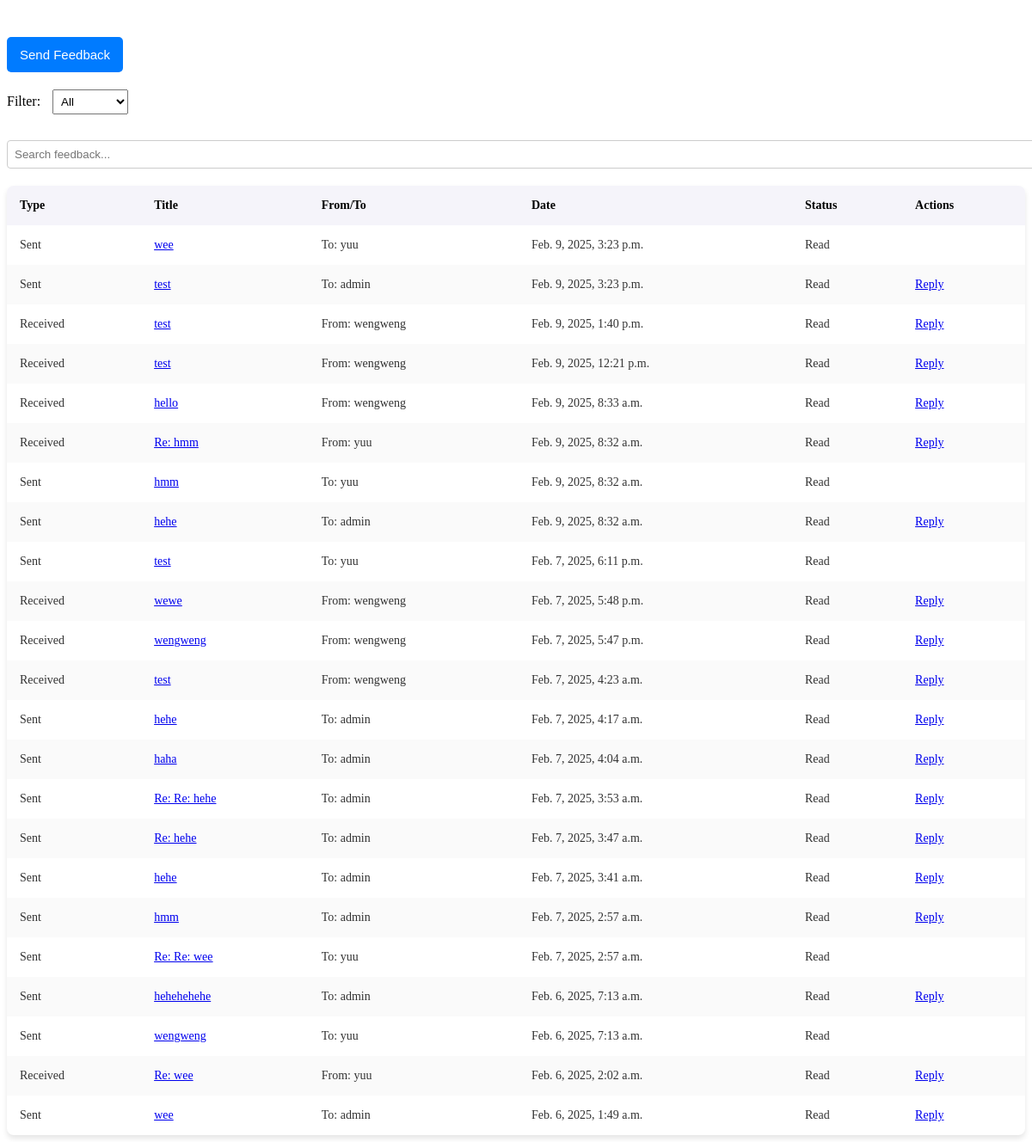
Page /feedbacks/ (signed in) on the earlier database version.
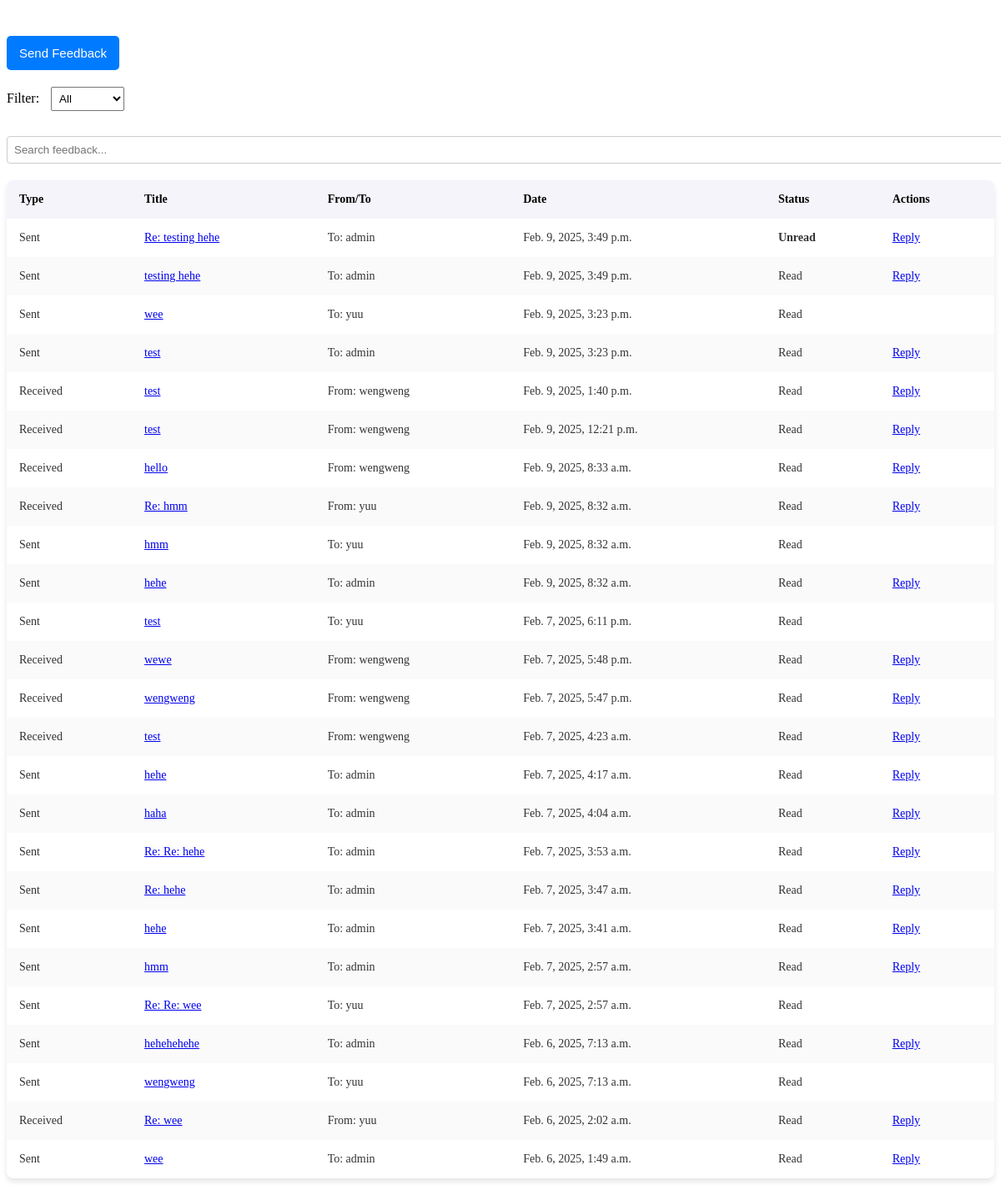
Same page on the later database version.
### feedbacks/models.py (models this page shows, shortened)
class Feedback(models.Model):
    CATEGORY_CHOICES = [
        ('system/application', 'System/Application'),
        ('aid_programs', 'Aid Programs'),
    ]
    sender = models.ForeignKey(settings.AUTH_USER_MODEL, related_name='sent_feedbacks', on_delete=models.CASCADE)
    receiver = models.ForeignKey(settings.AUTH_USER_MODEL, related_name='received_feedbacks', on_delete=models.CASCADE)
    title = models.CharField(max_length=255)
    message = models.TextField()
    category = models.CharField(max_length=20, choices=CATEGORY_CHOICES)
    attachment = models.FileField(upload_to='feedback_attachments/', blank=True, null=True)
    is_read = models.BooleanField(default=False)  # Track if the feedback is read
    created_at = models.DateTimeField(auto_now_add=True)
    updated_at = models.DateTimeField(auto_now=True)
    class Meta:
        db_table = 'feedback'

### users/models.py (models this page shows, shortened)
class Account(AbstractUser):
    ROLE_LIST = [
        ('student', 'Student'),
        ('officer', 'Aid Officer'),
        ('funder', 'Funder'),
        ('administrator', 'Administrator'),
    ]
    role = models.CharField(max_length=13, choices=ROLE_LIST)
    study_program = models.CharField(max_length=100, blank=True, null=True)  # only for Students
    years_of_study = models.IntegerField(blank=True, null=True)
    gpa = models.FloatField(blank=True, null=True)
    organization_name = models.CharField(max_length=255, blank=True, null=True)
    is_approved = models.BooleanField(default=False)
    phone_number = models.CharField(max_length=15, blank=True, null=True)
    created_at = models.DateTimeField(default=now)
    updated_at = models.DateTimeField(auto_now=True)
    class Meta:
        db_table = 'users_masterlist'

### feedbacks/views.py (the view, shortened to what this page needs)
# urls.py: path('', views.feedback_view, name='feedback_view'),
@login_required
def feedback_view(request):
    tab = request.GET.get('tab', 'received')
    feedback_id = request.GET.get('id')
    all_feedbacks = Feedback.objects.filter(
        Q(sender=request.user) | Q(receiver=request.user)
    ).order_by('-created_at')
    feedback_list = []
    for feedback in all_feedbacks:
        feedback_data = {
            'feedback': feedback,
            'type': 'Sent' if feedback.sender == request.user else 'Received',
        }
        feedback_list.append(feedback_data)
    return render(request, 'feedbacks/feedback.html', {
        'tab': tab,
        'feedback_list': feedback_list,
    })

### feedbacks/templates/feedbacks/feedback.html (shortened to what this page needs)
{% load static %}
<!DOCTYPE html>
<html lang="en">
<head>
    <link rel="stylesheet" href="{% static 'css/feedbacks.css' %}">
</head>
<body>
    <div class="actions">
        <button onclick="openModal('send-feedback')">Send Feedback</button>
    </div>
    <div class="filters">
        <label for="filter-dropdown">Filter:</label>
        <select id="filter-dropdown" onchange="filterFeedback(this.value)">
            <option value="all">All</option>
        </select>
    </div>
    <div class="search-bar">
        <input type="text" id="search-input" placeholder="Search feedback..." onkeyup="filterFeedback()">
    </div>
    <table id="feedback-table">
        <thead>
            <tr>
                <th>Type</th>
                <th>Title</th>
                <th>From/To</th>
                <th>Date</th>
                <th>Status</th>
                <th>Actions</th>
            </tr>
        </thead>
        <tbody>
            {% for item in feedback_list %}
                <tr class="feedback-row {% if item.type == 'Sent' %}sent{% else %}received{% endif %}">
                    <td>{{ item.type }}</td>
                    <td>
                        <a href="#"
                            onclick="showFeedbackContent(
                                '{{ item.feedback.id }}',
                                '{{ item.feedback.title|escapejs }}',
                                '{{ item.feedback.message|escapejs }}',
                                {% if item.feedback.attachment %}'{{ item.feedback.attachment.url|escapejs }}'{% else %}null{% endif %}
                            )">
                            {{ item.feedback.title }}
                        </a>
                    </td>
                    <td>
                        {% if item.type == 'Sent' %}
                            To: {{ item.feedback.receiver.username }}
                        {% else %}
                            From: {{ item.feedback.sender.username }}
                        {% endif %}
                    </td>
                    <td>{{ item.feedback.created_at }}</td>
                    <td id="status-{{item.feedback.id}}">
                        {% if not item.feedback.is_read and item.feedback.receiver == request.user %}
                            <strong>Unread</strong>
                        {% else %}
                            Read
                        {% endif %}
                    </td>
                    <td>
                        {% if item.feedback.receiver == request.user %}
                            <a href="#" onclick="openReplyModal({{ item.feedback.id }})">Reply</a>
                        {% endif %}
                    </td>
                </tr>
            {% empty %}
                <tr>
                    <td colspan="6">No feedback available.</td>
                </tr>
            {% endfor %}
        </tbody>
    </table>
</body>
</html>

Differences in the rows shown:
added Feedback: type "Sent", feedback "Re: testing hehe", feedback.receiver.username "admin", feedback.created_at "Feb. 9, 2025, 3:49 p.m.", is_read "Unread"
added Feedback: type "Sent", feedback "testing hehe", feedback.receiver.username "admin", feedback.created_at "Feb. 9, 2025, 3:49 p.m.", is_read "Read"
